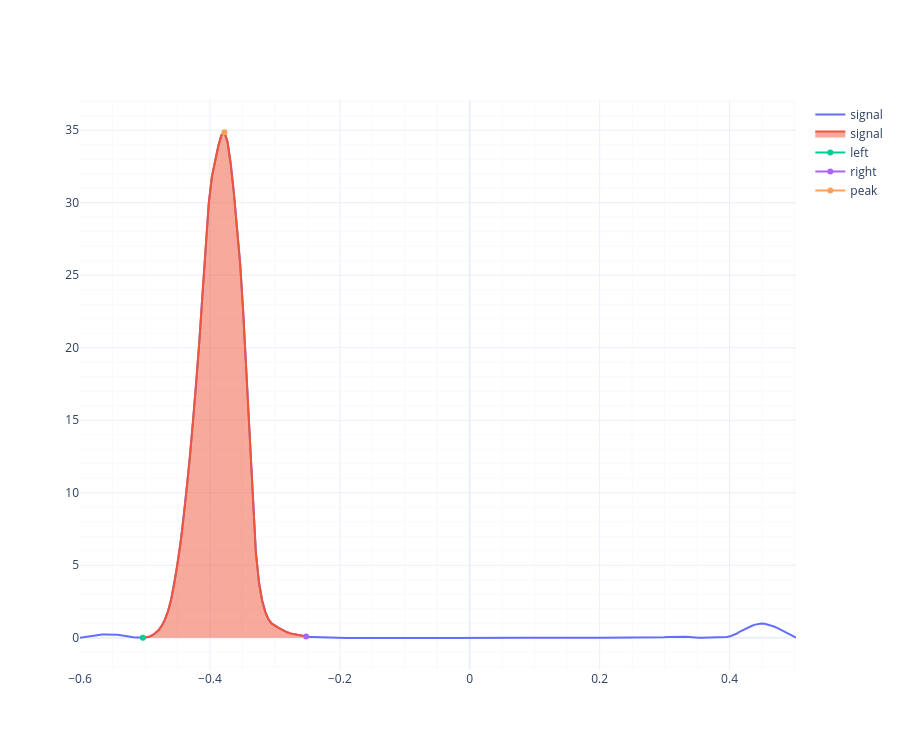

Notebook code for this chart:
### Markdown cell above
Plotting some signals

### Code cell
signals[0].pplot()

### Figure 1 — Plotly figure (JSON) as saved in the notebook; plotly's stock layout.template omitted (floating-point values rounded to 4 significant figures; data arrays with more than 128 entries replaced by an {"elided": "..."} marker saying what was removed)
{"data": [{"mode": "lines", "name": "signal", "type": "scatter", "x": {"elided": "229 float values"}, "y": {"elided": "229 float values"}}, {"fill": "tozeroy", "mode": "lines", "name": "signal", "type": "scatter", "x": [-0.5034, -0.4986, -0.4937, -0.4889, -0.4841, -0.4792, -0.4744, -0.4695, -0.4647, -0.4599, -0.455, -0.4502, -0.4454, -0.4405, -0.4357, -0.4309, -0.426, -0.4212, -0.4164, -0.4115, -0.4067, -0.4019, -0.397, -0.3922, -0.3873, -0.3825, -0.3777, -0.3728, -0.368, -0.3632, -0.3583, -0.3535, -0.3487, -0.3438, -0.339, -0.3342, -0.3293, -0.3245, -0.3197, -0.3148, -0.31, -0.3052, -0.3003, -0.2955, -0.2906, -0.2858, -0.281, -0.2761, -0.2713, -0.2665, -0.2616, -0.2568, -0.252], "y": [-0.001399, 0.01178, 0.06426, 0.1605, 0.308, 0.5159, 0.8159, 1.229, 1.81, 2.62, 3.686, 4.995, 6.533, 8.299, 10.3, 12.51, 14.93, 17.55, 20.44, 23.71, 27.11, 29.96, 31.8, 32.94, 33.87, 34.65, 34.86, 34.19, 32.66, 30.68, 28.45, 25.78, 22.35, 18.12, 13.49, 9.183, 5.898, 3.809, 2.568, 1.784, 1.281, 0.9844, 0.8238, 0.7098, 0.5983, 0.4761, 0.374, 0.2994, 0.2542, 0.2157, 0.1732, 0.1219, 0.08048]}, {"mode": "lines+markers", "name": "left", "type": "scatter", "x": [-0.5034], "y": [-0.001399]}, {"mode": "lines+markers", "name": "right", "type": "scatter", "x": [-0.252], "y": [0.08048]}, {"mode": "lines+markers", "name": "peak", "type": "scatter", "x": [-0.3777], "y": [34.86]}], "layout": {"height": 750, "xaxis": {"minor": {"showgrid": true}, "showgrid": true}, "yaxis": {"minor": {"showgrid": true}, "showgrid": true}}}
